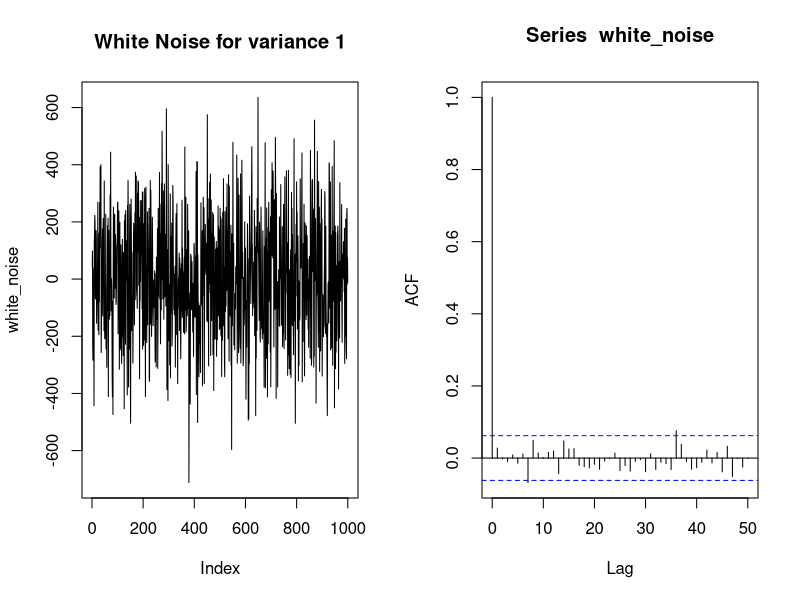
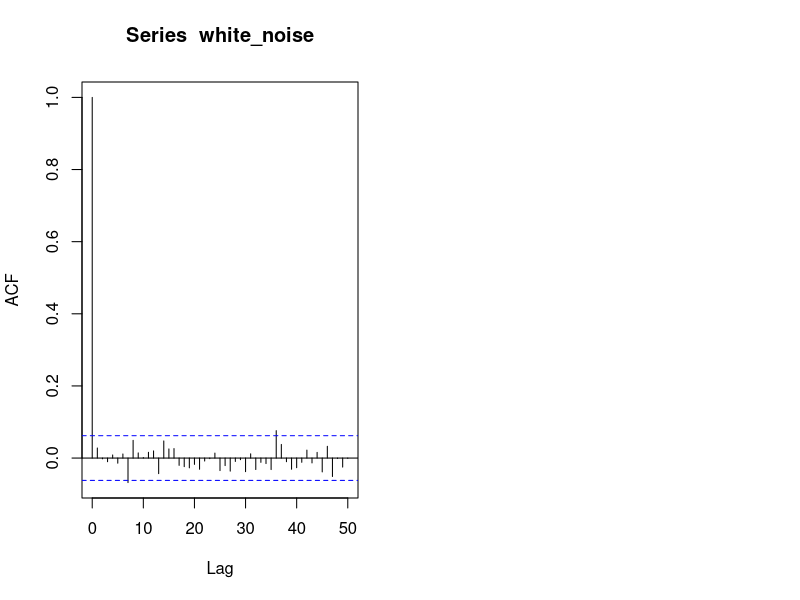
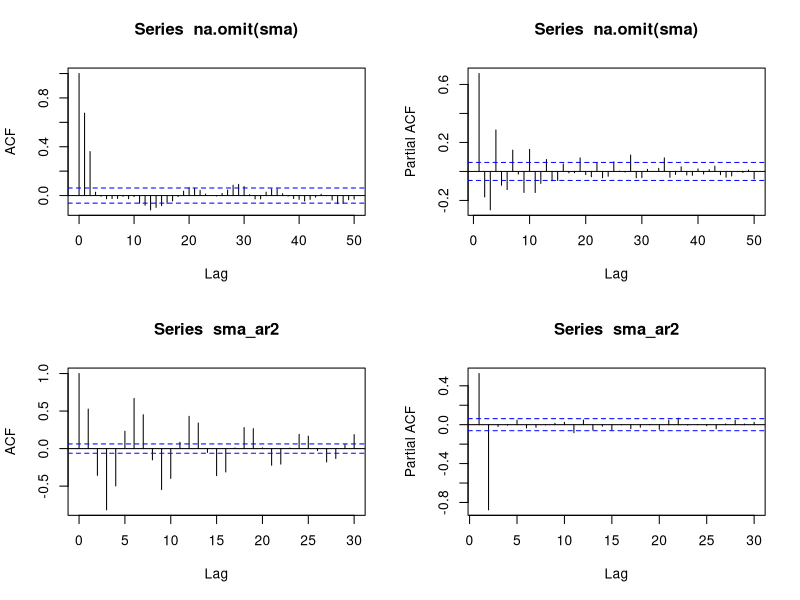
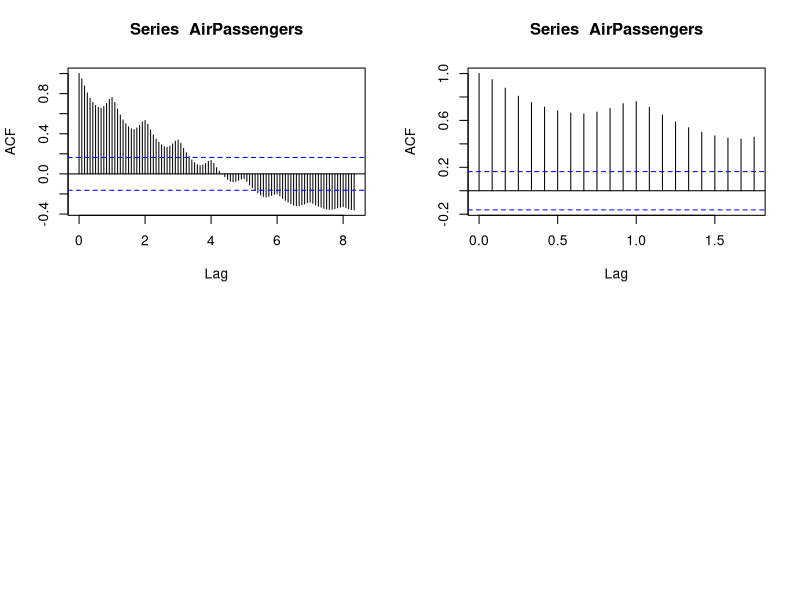

Reproduce these figures in R, in order.
rm(list=ls())

par(mfrow=c(1,2))
white_noise = rnorm(1000,0,200)
plot(white_noise,type='l',main='White Noise for variance 1')
??acf
cor = acf(white_noise,lag.max = 50)
cor
#Here we see that thhere are spikes for lag != 0 even though theortically there should not be because we are working on sampled data
#here the blue dotted lines signify if the spike is signifcant or not if it crosses the blue lines it is sifnificant
?plot.acf
plot(cor,ci=0.95)
#data("CO2")  # Built-in CO2 dataset in R
#write.csv(co2, "C:\\Users\\DS-31\\Desktop\\Practice_438\\438\\Time Series\\co2_data.csv", row.names = FALSE)

par(mfrow = c(2,2))
wt_noise = rnorm(1000)
sma = filter(wt_noise,filter = rep(1/3,3),method='convolution',sides=1)
acf(na.omit(sma),lag.max = 50)
pacf(na.omit(sma),lag.max = 50)
#AR2    
sma_ar2 = filter(wt_noise,filter = c(1,-0.9),method='recursive',init = rnorm(2))
acf(sma_ar2)
pacf(sma_ar2)
acf(AirPassengers,lag.max=100)


write.csv(AirPassengers, "C:\\Users\\DS-31\\Desktop\\Practice_438\\438\\Time Series\\AirPassengers_data.csv", row.names = FALSE)
write.csv(CO2,"C:\\Users\\DS-31\\Desktop\\Practice_438\\438\\Time Series\\AirPassengers_data.csv")

acf(AirPassengers)


